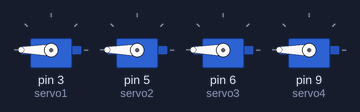
Recording of a sketch running on a simulated Arduino Uno, built with avr-gcc and run on an emulated ATmega328P. Shown: 4 × servo. At 4.1 s the program stops and its outputs stay as they are.

Above: at 1.05 s.
At 2.2 s:
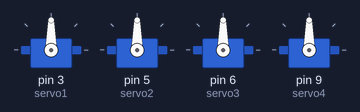
Timing chart, 0 to 3.7 s (numbered marks = the images above):
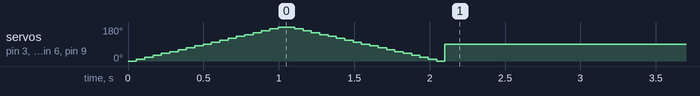

The sketch:

four_servo_control1.ino
```cpp
#include <Servo.h>

Servo servo1;
Servo servo2;
Servo servo3;
Servo servo4;

void setup() {
  servo1.attach(3);
  servo2.attach(5);
  servo3.attach(6);
  servo4.attach(9);
}

void loop() {

  // حركة Sweep لمدة ثانيتين تقريبًا
  for (int pos = 0; pos <= 180; pos += 10) {
    servo1.write(pos);
    servo2.write(pos);
    servo3.write(pos);
    servo4.write(pos);
    delay(55);
  }

  for (int pos = 180; pos >= 0; pos -= 10) {
    servo1.write(pos);
    servo2.write(pos);
    servo3.write(pos);
    servo4.write(pos);
    delay(55);
  }

  // تثبيت جميع المحركات على 90 درجة
  servo1.write(90);
  servo2.write(90);
  servo3.write(90);
  servo4.write(90);

  delay(2000);   // الانتظار ثانيتين عند 90 درجة

  while (true);  // إيقاف البرنامج
}
```
